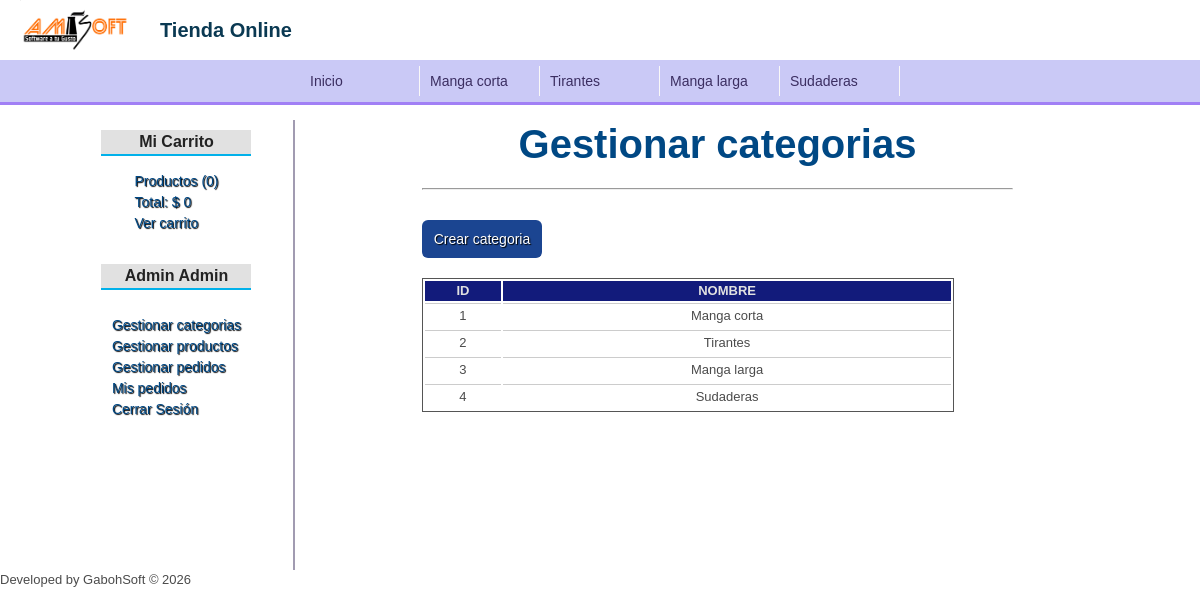
Page /categoria/index (signed in) on the committed database.
### tables this page shows
Create table categorias(
  id        int auto_increment not null,
  nombre    varchar(50) not null,
  Constraint pk_categorias Primary key(id)
);

### config/db.php (called while the page is built, shortened)
<?php
  class Database{
    public static function connect(){
      $db = [
				"server" => "localhost",
				"user" => "root",
				"pass" => "",
				"datab" => "tienda_master",
			];
			$conex = new mysqli($db['server'], $db['user'], $db['pass'], $db['datab']);
      return $conex;
    }
  }
?>

### helpers/utils.php (called while the page is built, shortened)
<?php
  class Utils{
    public static function showCategorias(){
      $categoria = new Categoria();
      $categorias = $categoria->getAll('categorias');
      return $categorias;
    }
    public static function statsCarrito(){
      $stats = array (
        'count' => 0,
        'total' => 0
      );
      return $stats;
    }
  }
?>

### models/ModeloBase.php (called while the page is built)
<?php
  require_once 'config/db.php';
  class ModeloBase{
    public $db;
    public function __construct()
    { $this->db = Database::connect();
    }
    public function getAll($tabla){
      $query = $this->db->query("Select * From $tabla");
      return $query;
    }
  }
?>

### controllers/CategoriaController.php (called while the page is built, shortened)
<?php
  class CategoriaController{
    public function index(){
      $categoria = new Categoria();
      $categorias = $categoria->getAll('categorias');
      require_once 'views/categoria/index.php';
    }
  }
?>

### views/categoria/index.php (the view)
<div class="Contvtc" style="width: 90%;">
  <div class="Contvcc" style="width: 100%;">
    <h1>Gestionar categorias</h1></br>
    <hr width="70%"></br>
  </div>
  <div class="Contvtl" style="width: 70%;">
    <a class="Bt4" href="<?= base_url ?>categoria/crear">Crear categoria</a></br>
    <table>
      <tr>
        <th>ID</th>
        <th>NOMBRE</th>
      </tr>
      <?php while($cat = $categorias->fetch_object()): ?>
        <tr>
          <td><?= $cat->id; ?></td>
          <td><?= $cat->nombre; ?></td>
        </tr>
      <?php endwhile; ?>
    </table>
  </div>
</div>

### views/layout/header.php (shortened to what this page needs)
<!DOCTYPE html>
<html lang="es">
<head>
  <link rel="stylesheet" href="<?=base_url?>assets/css/style.css">
</head>
<body>
  <header class="Conthcl" style="height: 60px;">
    <img class="ImgLog2" src="<?=base_url?>assets/images/amisoftoscuro80x40.png" style="margin-left: 20px;" alt="Logo Amisoft"/>
    <a class="txtitle20" href="<?=base_url?>" style="margin-left: 20px;">Tienda Online</a>
  </header>
  <nav id="menu" class="Conthcc">
    <?php $categorias = Utils::showCategorias(); ?>
    <ul>
      <li><a href="<?= base_url ?>">Inicio</a></li>
      <?php while($cat = $categorias->fetch_object()): ?>
        <li><a href="<?= base_url ?>/categoria/ver&id=<?= $cat->id ?>"><?= $cat->nombre ?></a></li>
      <?php endwhile; ?>
    </ul>
  </nav>
  <div id="content" class="Contptl">

### views/layout/sidebar.php
<aside class="Contvtc block_aside" style="height: 100%;">
  <div class="Contvtc">
    <p class="txbloq">Mi Carrito</p>
    <ul>
      <?php $stats = Utils::statsCarrito(); ?>
      <li><a class="link" href="<?= base_url ?>carrito/index">Productos (<?= $stats['count'] ?>)</a></li>
      <li><a class="link" href="<?= base_url ?>carrito/index">Total: $ <?= $stats['total'] ?></a></li>
      <li><a class="link" href="<?= base_url ?>carrito/index">Ver carrito</a></li>
    </ul>
  </div><br>
  <div class="Contvtc">
    <?php if(!isset($_SESSION['identity'])): ?>
      <p class="txbloq">Entrar a la web</p>
      <form action="<?=base_url?>usuario/login" method="post">
        <label for="email">Email</label>
        <input type="email" name="email">
        <label for="password">Contraseña</label>
        <input type="password" name="password">
        <input class="Bt4" type="submit" value="Enviar">
      </form>
    <?php else: ?>
      <p class="txbloq"><?=$_SESSION['identity']->nombre?> <?=$_SESSION['identity']->apellidos?></p>
    <?php endif; ?>
    <ul style="margin-top: 10px;">
      <?php if(isset($_SESSION['admin'])): ?>
        <li><a class="link" href="<?= base_url ?>categoria/index">Gestionar categorias</a></li>
        <li><a class="link" href="<?= base_url ?>producto/gestion">Gestionar productos</a></li>
        <li><a class="link" href="#">Gestionar pedidos</a></li>
      <?php endif; ?>
      <?php if(isset($_SESSION['identity'])): ?>
        <li><a class="link" href="#">Mis pedidos</a></li>
        <li><a class="link" href="<?=base_url?>usuario/logout">Cerrar Sesión</a></li>
      <?php else: ?>
        <li><a class="link" href="<?= base_url ?>usuario/registro">Registrate aquí</a></li>
      <?php endif; ?>
    </ul>
  </div>
</aside>

### index.php (shortened to what this page needs)
<?php
  require_once 'config/db.php';
  require_once 'helpers/utils.php';
  require_once 'views/layout/header.php';
  require_once 'views/layout/sidebar.php';
  if(isset($_GET['controller'])){
    $nombre_controlador = $_GET['controller'].'Controller';
  }elseif(!isset($_GET['controller']) && !isset($_GET['action'])){
    $nombre_controlador = controller_default;
  }else{
    show_error();
    exit();
  }
  if(class_exists($nombre_controlador)){
    $controlador = new $nombre_controlador();
    if(isset($_GET['action']) && method_exists($controlador, $_GET['action'])){
      $action = $_GET['action'];
      $controlador->$action();
    }elseif(!isset($_GET['controller']) && !isset($_GET['action'])){
      $action_default = action_default;
      $controlador->$action_default();
    }else{
      show_error();
    }
  }else{
    show_error();
  }
  require_once 'views/layout/footer.php';
?>

### views/layout/footer.php
  </div>
  <footer id="footer">
    <p>Developed by GabohSoft &copy; <?=date('Y')?></p>
  </footer>
  </body>
</html>

### assets/css/style.css (style rules this page uses)
* { margin: 0px; padding: 0px; -webkit-box-sizing: border-box; -moz-box-sizing: border-box; box-sizing: border-box; }
ul, ol { list-style: none; }
body { background-color: #fff; font-family: 'Work Sans', sans-serif; line-height: 20px; font-size: 13px; color: #4b4b4b; }
h1 { color: #004884; font-family: 'Montserrat', sans-serif; line-height: 48px; font-size: 40px; font-weight: 600; }
.txbloq { width: 150px; text-align: center; color: #222; padding: 2px 15px; margin-top: 10px; margin-bottom: 15px; font-size: 16px; font-weight: bold; background: #E1E1E1; border-bottom: 2px solid #01B1EA; }
.txtitle20 { font-family: 'Montserrat', sans-serif; font-size: 20px; font-weight: 600; color: #0a3952; }
#menu { background: #cac9f6; height: 45px; border-bottom: 3px solid #a180f5; }
nav ul li { float: left; }
nav ul li a { display: block; border-right: 1px solid #f9f8f8; padding: 5px 10px; cursor: pointer; width: 120px; color: #3b2e61; }
a { text-decoration: none; color: #004884; font-family: 'Montserrat', sans-serif; font-size: 14px; font-weight: 400; }
.link { text-shadow: 1px 1px 1px #000; }
table { border: 1px solid #555; width: 90%; text-align: center; }
th { background: #121b7b; color: #E1E1E1; }
td { border-top: 1px solid #ccc; padding: 2px; }
.Bt4, .Bt4v { padding: 10px 12px; border: 0; border-radius: 6px; color: #fff; font-family: 'Montserrat', sans-serif; font-size: 14px; text-shadow: 1px 1px 1px #000; width: auto; height: 38px; margin-top: 10px; display: flex; align-items: center; justify-content: center; cursor: pointer; }
.Bt4 { background: #1b4591; }
.Contptl { margin: 0 auto; width: 90%; margin-top: 15px; height: 450px; display: flex; align-items: flex-start; justify-content: flex-start; }
.Contvtc { display: flex; flex-direction: column; justify-content: flex-start; align-items: center; }
.Contvtl { display: flex; flex-direction: column; justify-content: flex-start; align-items: flex-start; }
.Contvcc { display: flex; flex-direction: column; justify-content: center; align-items: center; }
.Conthcc { display: flex; align-items: center; justify-content: center; }
.Conthcl { display: flex; align-items: center; justify-content: flex-start; }
.block_aside { width: 25%; border-right: 2px solid #a19bb1; }
.ImgLog2 { width: 120px; height: 60px; }

### rows in the picture
categorias: nombre "Manga corta", id "1"
categorias: nombre "Tirantes", id "2"
categorias: nombre "Manga larga", id "3"
categorias: nombre "Sudaderas", id "4"

### other values in the picture
$stats['count'] "0"
$stats['total'] "0"
$_SESSION['identity']->nombre "Admin"
$_SESSION['identity']->apellidos "Admin"
